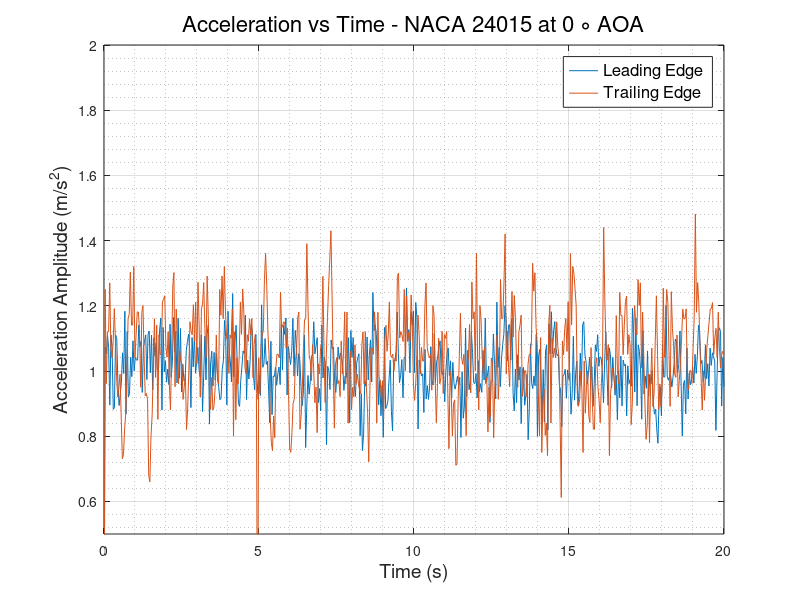
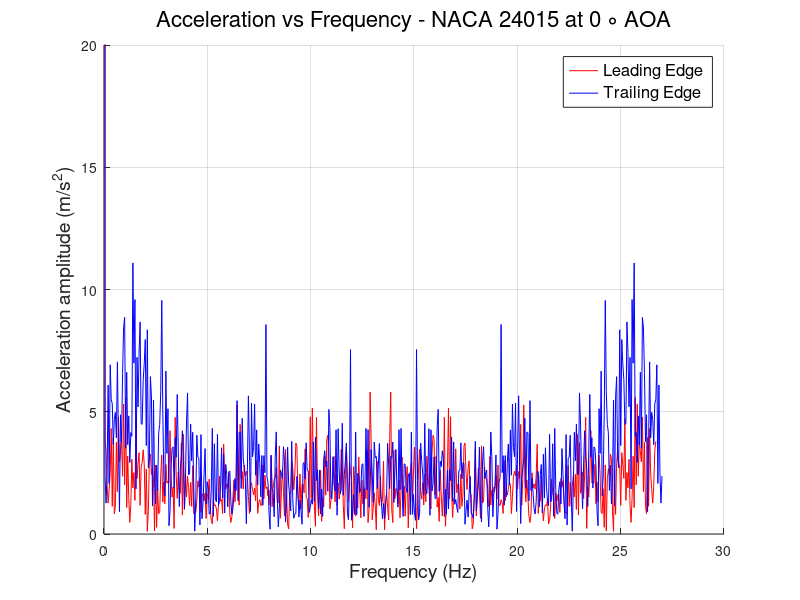

These charts were generated, in order, by the following MATLAB code:
clc
clear
close all
%% READING ACCELEROMETER DATA and defining Variables
                        % LEADING EDGE %
data   = xlsread('LE_600rpm.csv');
LE_time   = data(:,1);
LE_X_acc  = data(:,2);
LE_Y_acc  = data(:,3);
LE_Z_acc  = data(:,4);
LE_R_acc  = sqrt(LE_X_acc.^2 + LE_Y_acc.^2 + LE_Z_acc.^2);
% plot(LE_time,LE_R_acc)
N      = numel(LE_time);
Ts     = abs(diff(LE_time(1:2)));
fs     = 1/Ts;
f_axis = [0:N-1]*fs/N;
A_freq_LE = fft(LE_R_acc);
figure(1) 
plot(LE_time,LE_R_acc)
hold on
figure(2)
hold on
plot(f_axis,abs(A_freq_LE),'-r','LineWidth',0.5)
grid on 
grid minor
                        % TRAILING EDGE %
data   = xlsread('TE_600rpm.csv');
TE_time   = data(:,1);
TE_X_acc  = data(:,2);
TE_Y_acc  = data(:,3);
TE_Z_acc  = data(:,4);
TE_R_acc  = sqrt(TE_X_acc.^2 + TE_Y_acc.^2 + TE_Z_acc.^2);
% plot(TE_time,TE_R_acc)
N      = numel(TE_time);
Ts     = abs(diff(TE_time(1:2)));
fs     = 1/Ts;
f_axis = [0:N-1]*fs/N;
A_freq_TE = fft(TE_R_acc);
figure(1)
plot(TE_time, TE_R_acc)
grid on
grid minor
xlabel('Time (s)','FontSize',14,'FontWeight','normal')
ylabel('Acceleration Amplitude (m/s^2)','FontSize',14,'FontWeight','normal')
legend ('Leading Edge','Trailing Edge','FontSize',12,'FontWeight','normal')
title('Acceleration vs Time - NACA 24015 at 0 \circ AOA','FontSize',16,'FontWeight','normal')
ylim([0.5 2])
figure(2)
plot(f_axis,abs(A_freq_TE),'-b','LineWidth',0.5)
grid on 
grid minor
ylabel('Acceleration amplitude (m/s^2)','FontSize',14,'FontWeight','normal')
xlabel('Frequency (Hz)','FontSize',14,'FontWeight','normal')
ylim([0 20])
legend ('Leading Edge','Trailing Edge','FontSize',12,'FontWeight','normal')
title('Acceleration vs Frequency - NACA 24015 at 0 \circ AOA','FontSize',16,'FontWeight','normal')
